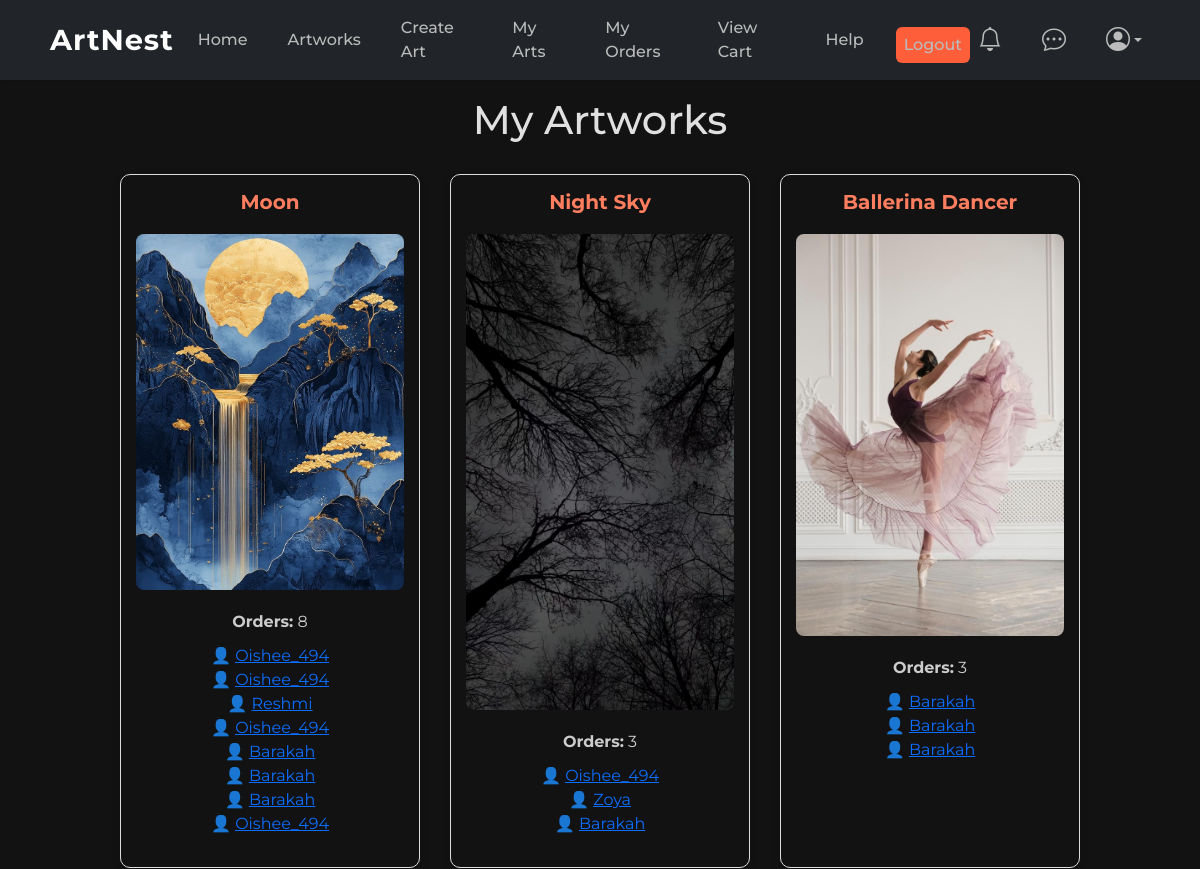
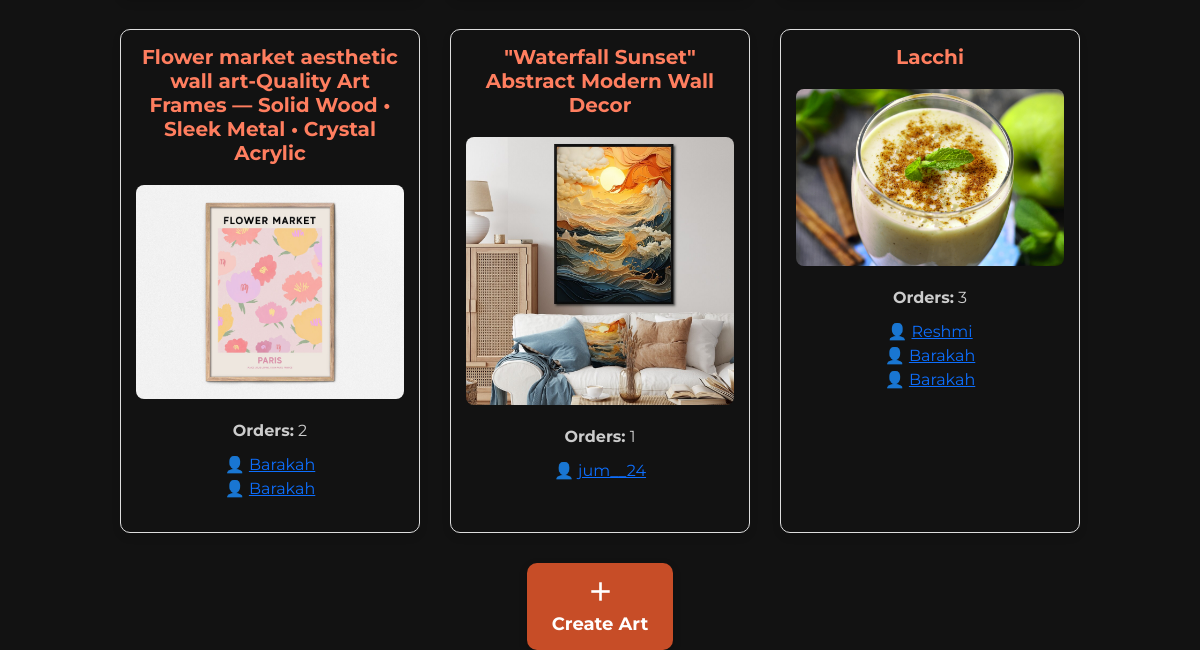
The page /my-arts/ (signed in) on the database as committed earlier (2 pictures, top to bottom).
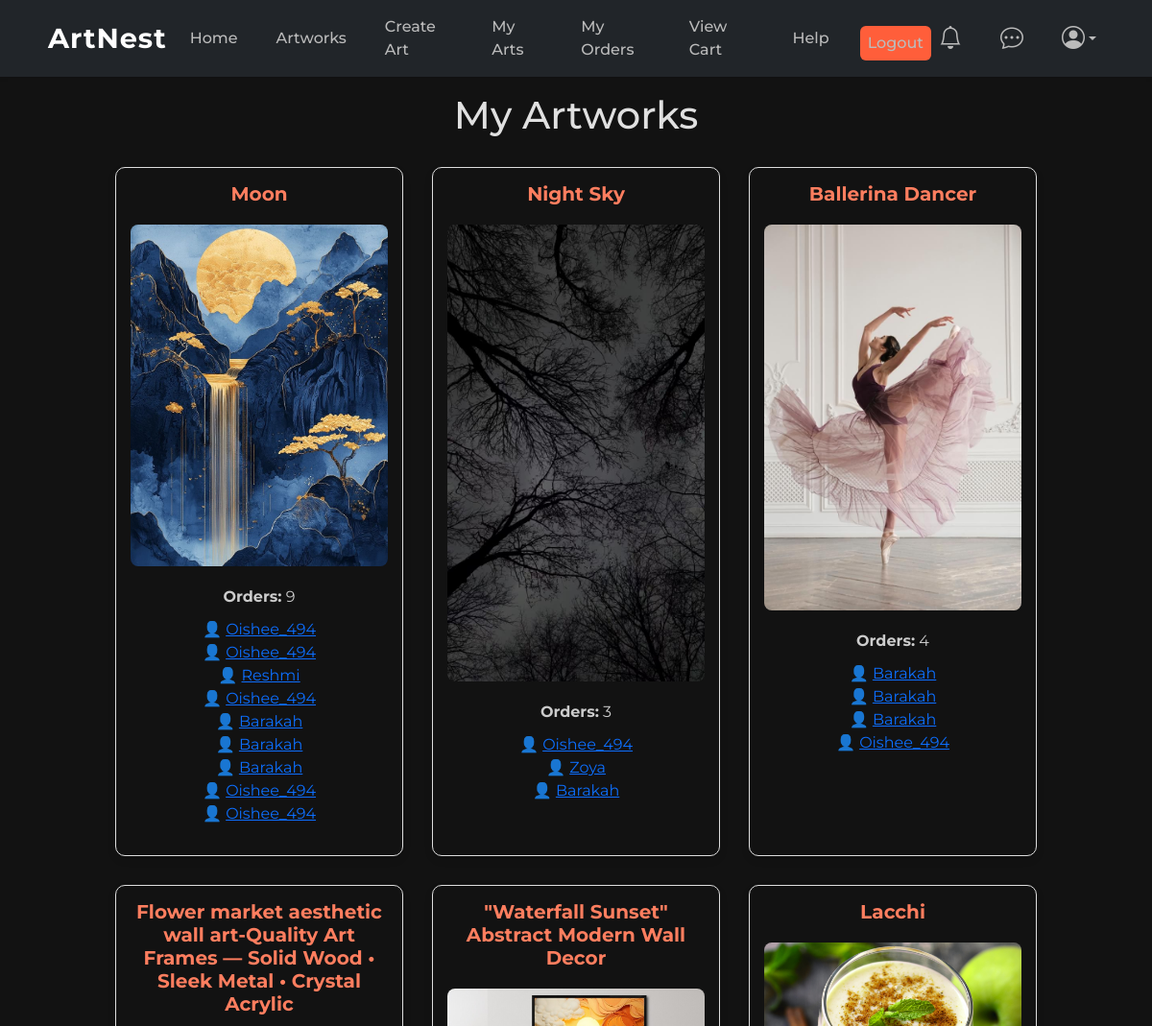
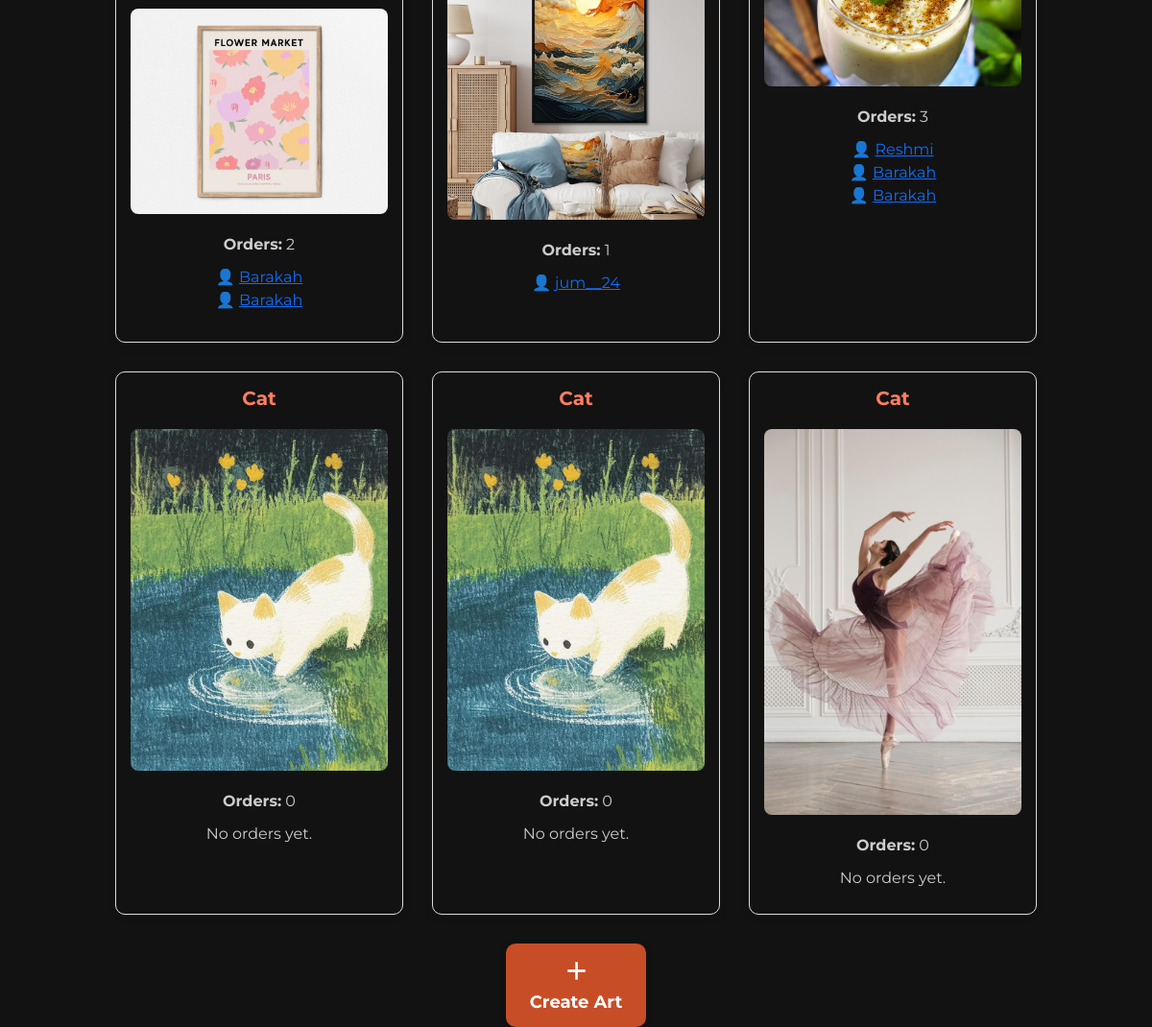
The same page on the database as committed later (2 pictures, top to bottom).
### artworks/models.py (models this page shows, shortened)
class Artwork(models.Model):
    title = models.CharField(max_length=255)
    description = models.TextField()
    artist = models.ForeignKey(settings.AUTH_USER_MODEL, on_delete=models.CASCADE)
    price = models.DecimalField(max_digits=10, decimal_places=2)
    image = models.ImageField(upload_to='artwork/')
    art_type = models.CharField(max_length=20, choices=ART_TYPE_CHOICES, default='traditional')
    created_at = models.DateTimeField(auto_now_add=True)
    is_available = models.BooleanField(default=True)
    is_approved = models.BooleanField(default=False)
    views = models.PositiveIntegerField(default=0)  # Track popularity
    category = models.ForeignKey(Category, on_delete=models.CASCADE, related_name='artworks')
    art_type = models.CharField(max_length=30, choices=ART_TYPE_CHOICES)
    size = models.CharField(max_length=20, blank=True, null=True)  # no choices here
    custom_size = models.CharField(max_length=100, blank=True, null=True)
    frame = models.CharField(max_length=20, choices=FRAME_CHOICES, default='none')

### orders/models.py (models this page shows, shortened)
class Order(models.Model):
    user = models.ForeignKey(settings.AUTH_USER_MODEL, on_delete=models.CASCADE)
    artwork = models.ForeignKey(Artwork, on_delete=models.CASCADE)
    size = models.CharField(max_length=50, blank=True, null=True)
    frame = models.CharField(
        max_length=50,
        choices=[
            ('none', 'No Frame'),
            ('wood', 'Wood Frame'),
            ('metal', 'Metal Frame'),
            ('acrylic', 'Acrylic Frame'),
        ],
        default='none',
        blank=True,
    )
    quantity = models.PositiveIntegerField(default=1)  # renamed from 'quantity'
    total_price = models.DecimalField(max_digits=10, decimal_places=2)
    status = models.CharField(
        max_length=50,
        choices=[('pending', 'Pending'), ('completed', 'Completed'), ('cancelled', 'Cancelled')],
        default='pending'
    )
    created_at = models.DateTimeField(auto_now_add=True)
    is_paid = models.BooleanField(default=False)
    delivery_name = models.CharField(max_length=100, blank=True)
    delivery_phone = models.CharField(max_length=20, blank=True)
    delivery_address = models.TextField(blank=True)
    is_refunded = models.BooleanField(default=False)
    refund_amount = models.DecimalField(max_digits=10, decimal_places=2, null=True, blank=True)
    refund_reason = models.TextField(null=True, blank=True)
    requested_at = models.DateTimeField(auto_now_add=True)
    REFUND_CHOICES = [
        ('pending', 'Pending'),
        ('approved', 'Approved'),
        ('rejected', 'Rejected'),
    ]
    refund_status = models.CharField(max_length=10, choices=REFUND_CHOICES, default='pending')

### users/models.py (models this page shows)
class User(AbstractUser):
    ROLE_CHOICES = (
        ('buyer', 'Buyer'),
        ('seller', 'Seller'),
        ('staff', 'Staff'),
    )
    full_name = models.CharField(max_length=100)
    role = models.CharField(max_length=10, choices=ROLE_CHOICES)

### artworks/views.py (the view)
# urls.py: path('my-arts/', views.my_artworks, name='my_artworks'),
@login_required
def my_artworks(request):
    artworks = Artwork.objects.filter(artist=request.user)
    artworks_with_orders = []
    for artwork in artworks:
        orders = Order.objects.filter(artwork=artwork)
        artworks_with_orders.append({
            'artwork': artwork,
            'orders': orders
        })
    return render(request, 'artworks/my_artworks.html', {
        'artworks_with_orders': artworks_with_orders
    })

### messaging/context_processors.py (called while the page is built)
def unread_message_count(request):
    if request.user.is_authenticated:
        count = Message.objects.filter(receiver=request.user, is_read=False).count()
        return {'unread_message_count': count}
    return {}

### notifications/context_processors.py (called while the page is built)
def unread_notifications(request):
    if request.user.is_authenticated:
        count = request.user.notifications.filter(unread=True).count()
        return {'unread_notification_count': count}
    return {}

### users/templatetags/user_tags.py (called while the page is built)
@register.simple_tag
def get_admin_user():
    User = get_user_model()
    return User.objects.filter(is_superuser=True).first()

### templates/artworks/my_artworks.html
{% extends 'base.html' %}
{% block content %}
  <h1 style="text-align: center; margin-bottom: 30px;">My Artworks</h1>
  {% if artworks_with_orders %}
    <div style="display: flex; flex-wrap: wrap; justify-content: center; gap: 30px;">
      {% for item in artworks_with_orders %}
        <div style="width: 300px; border: 1px solid #ddd; border-radius: 10px; box-shadow: 0 4px 8px rgba(0,0,0,0.1); padding: 15px; text-align: center;">
          <h2 style="font-size: 20px; margin-bottom: 10px;">{{ item.artwork.title }}</h2>
          <img src="{{ item.artwork.image.url }}" alt="{{ item.artwork.title }}" style="width: 100%; height: auto; border-radius: 8px; margin-bottom: 10px;" oncontextmenu="return false"  draggable="false">
          <p><strong>Orders:</strong> {{ item.orders.count }}</p>
          {% if item.orders %}
            <ul style="list-style: none; padding-left: 0;">
              {% for order in item.orders %}
                 <li>👤 <a href="{% url 'view_profile' order.user.username %}">{{ order.user.username }}</a></li>
              {% endfor %}
            </ul>
          {% else %}
            <p>No orders yet.</p>
          {% endif %}
        </div>
      {% endfor %}
    </div>
  {% else %}
    <p style="text-align: center;">You have not uploaded any artwork yet.</p>
  {% endif %}
  <div style="text-align: center; margin-top: 30px;">
    <a href="{% url 'artwork_create' %}" style="text-decoration: none; color: inherit;">
      <div style="display: inline-block; padding: 12px 25px; background-color: #c74d27; border-radius: 10px; color: white; font-weight: bold; font-size: 18px; box-shadow: 0 3px 8px rgba(0,0,0,0.2);">
        <span style="font-size: 24px; display: block;">＋</span>
        Create Art
      </div>
    </a>
  </div>
{% endblock %}

### templates/base.html (shortened to what this page needs)
{% load static %}
{% load user_tags %}
<!DOCTYPE html>
<html lang="en">
  <head>
    <link rel="stylesheet" href="{% static 'bootstrap/css/bootstrap.min.css' %}" />
    <link rel="stylesheet" href="{% static 'bootstrap/css/base.css' %}" />
    <link rel="stylesheet" href="https://cdn.jsdelivr.net/npm/bootstrap-icons@1.10.5/font/bootstrap-icons.css" />
  </head>
  <body>
    <nav class="navbar navbar-expand-lg navbar-dark bg-dark shadow-sm">
      <div class="container">
        <a class="navbar-brand" href="{% url 'home' %}">ArtNest</a>
        <div class="collapse navbar-collapse" id="navbarNav">
          <ul class="navbar-nav me-auto">
            <li class="nav-item">
              <a class="nav-link" href="{% url 'home' %}">Home</a>
            </li>
            <li class="nav-item">
              <a class="nav-link" href="{% url 'artwork_list' %}">Artworks</a>
            </li>
            {% if user.is_authenticated %}
              {% if user.role == 'seller' %}
                <li class="nav-item">
                  <a class="nav-link" href="{% url 'artwork_create' %}">Create Art</a>
                </li>
                <li class="nav-item">
                  <a class="nav-link" href="{% url 'my_artworks' %}">My Arts</a>
                </li>
              {% endif %}
              {% if not user.is_superuser and user.role != 'staff' %}
                <li class="nav-item">
                  <a class="nav-link" href="{% url 'order_list' %}">My Orders</a>
                </li>
                <li class="nav-item">
                  <a class="nav-link" href="{% url 'view_cart' %}">View Cart</a>
                </li>
              {% endif %}
              {% if not user.is_superuser  %}
              <li class="nav-item">
                 <a class="nav-link" href="{% url 'faq' %}">Help</a>
                </li>
              {% endif %}
              <li class="nav-item">
                <form method="POST" action="{% url 'logout' %}" class="d-flex align-items-center">
                  <button type="submit" class="btn btn-logout nav-link btn btn-link text-white">
                    Logout
                  </button>
                </form>
              </li>
            {% endif %}
          </ul>
          {% if user.is_authenticated %}
            <ul class="navbar-nav ms-auto">
              <li class="nav-item">
                <a class="nav-link position-relative" href="{% url 'my_notifications' %}" title="Notifications">
                  <i class="bi bi-bell" style="font-size: 1.5rem;"></i>
                </a>
              </li>
              <li class="nav-item">
                <a class="nav-link position-relative" href="{% url 'inbox' %}" title="Messages">
                  <i class="bi bi-chat-dots" style="font-size: 1.5rem;"></i>
                </a>
              </li>
              <li class="nav-item dropdown">
                <a class="nav-link dropdown-toggle d-flex align-items-center" href="#" id="navbarDropdown"
                  role="button" data-bs-toggle="dropdown" aria-expanded="false" title="{{ user.username }}">
                  <i class="bi bi-person-circle fs-4"></i>
                </a>
                {% get_admin_user as admin_user %}
              </li>
            </ul>
          {% endif %}
        </div>
      </div>
    </nav>
    <div class="container mt-3">
      {% block content %}{% endblock %}
    </div>
  </body>
</html>

Rows that differ between the two databases and show on the page:
changed Artwork "Moon": orders.count "8" → "9"
added Order: user.username "Oishee_494", shown under Artwork "Moon"
changed Artwork "Ballerina Dancer": orders.count "3" → "4"
added Order: user.username "Oishee_494", shown under Artwork "Ballerina Dancer"
added Artwork: artwork "Cat", artwork.image (picture), orders.count "0", shows "No orders yet."
added Artwork: artwork "Cat", artwork.image (picture), orders.count "0", shows "No orders yet."
added Artwork: artwork "Cat", artwork.image (picture), orders.count "0", shows "No orders yet."
